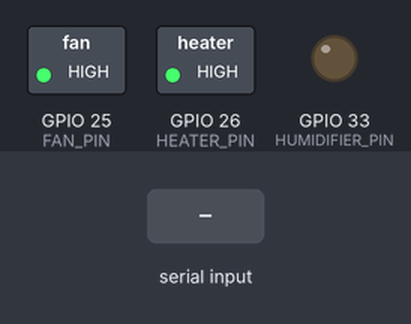
A sketch run on a simulated ESP32. Shown: switched loads named in the sketch (green lamp = pin HIGH), output pins drawn as LEDs (lit = HIGH). The inputs (shaded band) are chosen by the test bench. What the sketch prints to the serial monitor is not drawn.

Above: at 1.2 s.
1.3 s: "start\n" received over Serial
At 37.0 s:
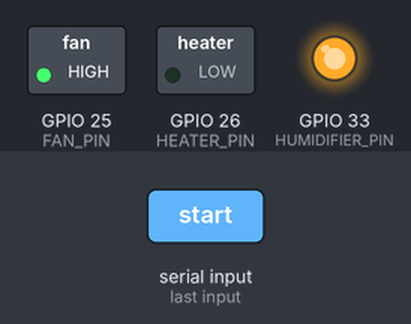
At 42.1 s:
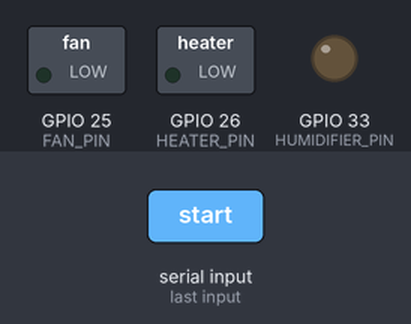
Timing chart, 0 to 42.8 s (numbered marks = the images above; inputs shaded):
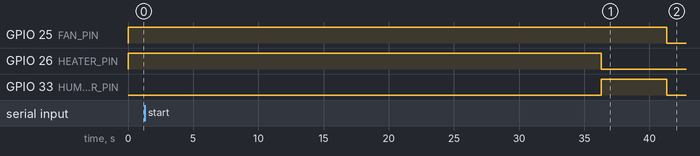

The sketch:

simulation_main.ino
```cpp
#include <math.h>

/* ================= SIMULATION SETTINGS ================= */
// Set to TRUE to test logic without hardware.
bool SIMULATION_MODE = true;

/* ================= Configuration & Pins ================= */
// (These pins are ignored in Simulation Mode)
#define TEMP_PIN 15
#define MQ135_PIN 34
#define REED_PIN 27
#define WATER_LEVEL_PIN 14

// Sensor Thresholds
#define WATER_THRESHOLD 400
#define SERIESRESISTOR 10000
#define NOMINAL_RESISTANCE 10000
#define NOMINAL_TEMP 25
#define BCOEFFICIENT 3950

// Actuators
#define FAN_PIN 25
#define HEATER_PIN 26
#define HUMIDIFIER_PIN 33

// Serial to Camera
#define CAM_TX 17
#define CAM_RX 16
HardwareSerial CAMSerial(2);

/* ================= Global Variables ================= */
int g_stage = 0;
int g_percent = 0;
bool g_done = false;
bool g_tank_empty = false;

// Current Sensor Readings
float currentTemp = 0.0;
float currentHum = 0.0; // <--- ADDED HUMIDITY VARIABLE
int currentGas = 0;
bool currentWaterLow = false;

// Timers
unsigned long stageTimer = 0;
unsigned long lastCamUpdate = 0;
unsigned long lastSensorRead = 0;

/* ================= Setup ================= */
void setup() {
  Serial.begin(115200);
  CAMSerial.begin(115200, SERIAL_8N1, CAM_RX, CAM_TX);

  pinMode(REED_PIN, INPUT_PULLUP);
  pinMode(WATER_LEVEL_PIN, INPUT);
  pinMode(TEMP_PIN, INPUT);

  pinMode(FAN_PIN, OUTPUT);
  pinMode(HEATER_PIN, OUTPUT);
  pinMode(HUMIDIFIER_PIN, OUTPUT);

  stopAllActuators();

  if (SIMULATION_MODE) {
    Serial.println("!!! RUNNING IN SIMULATION MODE WITH HUMIDITY !!!");

    // Initialize fake values
    currentGas = 2000;    // Start Dirty
    currentTemp = 25.0;   // Room Temp
    currentHum = 80.0;    // Start Wet (Wet clothes)
    currentWaterLow = false;
  }

  readSensors();
  resetMachine();
}

/* ================= Helper Functions ================= */
void stopAllActuators() {
  digitalWrite(FAN_PIN, LOW);
  digitalWrite(HEATER_PIN, LOW);
  digitalWrite(HUMIDIFIER_PIN, LOW);
  if(SIMULATION_MODE) Serial.println("[ACTUATOR] ALL STOPPED");
}

void resetMachine() {
  g_stage = 0;
  g_percent = 0;
  g_done = false;
  g_tank_empty = false;

  // Reset Simulation Data
  if(SIMULATION_MODE) {
    currentGas = 2000;
    currentHum = 80.0; // Reset to wet state on restart
  }

  stopAllActuators();
  sendState();
  Serial.println("State Reset - Waiting for 'start' command...");
}

bool isDoorClosed() {
  if (SIMULATION_MODE) return true;
  return digitalRead(REED_PIN) == LOW;
}

/* ================= Sensor Logic ================= */
void readSensors() {
  if (SIMULATION_MODE) {
    simulateSensors();
  } else {
    readRealSensors();
  }

  // Debug Print
  Serial.print(" [SENSORS] Temp:"); Serial.print(currentTemp);
  Serial.print("C | Hum:"); Serial.print(currentHum); // <--- PRINT HUMIDITY
  Serial.print("% | Gas:"); Serial.print(currentGas);
  Serial.print(" | WaterLow:"); Serial.println(currentWaterLow ? "YES" : "NO");
}

// --- FAKE DATA GENERATOR ---
void simulateSensors() {
  // 1. Simulate Temp & Humidity based on Heater
  if (digitalRead(HEATER_PIN) == HIGH) {
    currentTemp += 0.5;   // Heat up
    if(currentHum > 10.0) currentHum -= 2.0; // Dry out fast
  } else {
    currentTemp -= 0.1;   // Cool down
    // Humidity stays stable or rises slowly if just sitting
  }

  // 2. Simulate Mist effect (Perfume Stage)
  if (digitalRead(HUMIDIFIER_PIN) == HIGH) {
    currentHum += 5.0; // Humidity spikes when spraying mist
  }

  // 3. Simulate Gas cleaning up
  if (g_stage == 1 && currentGas > 500) {
    currentGas -= 100;
  }

  currentWaterLow = false;
}

// --- REAL HARDWARE READER (No DHT here) ---
void readRealSensors() {
  // Temp
  int rawTemp = analogRead(TEMP_PIN);
  if (rawTemp > 0 && rawTemp < 4095) {
      float resistance = 4095.0 / (float)rawTemp - 1.0;
      resistance = SERIESRESISTOR / resistance;
      float steinhart = resistance / NOMINAL_RESISTANCE;
      steinhart = log(steinhart);
      steinhart /= BCOEFFICIENT;
      steinhart += 1.0 / (NOMINAL_TEMP + 273.15);
      steinhart = 1.0 / steinhart;
      currentTemp = steinhart - 273.15;
  }
  // Gas & Water
  currentGas = analogRead(MQ135_PIN);
  int waterRaw = analogRead(WATER_LEVEL_PIN);
  currentWaterLow = (waterRaw < WATER_THRESHOLD);

  // Real sensor missing, set to 0 to avoid bugs
  currentHum = 0.0;
}

/* ================= Main Logic ================= */
void processController() {

  if (!isDoorClosed()) {
    stopAllActuators();
    Serial.println("Door Open");
    return;
  }

  unsigned long elapsed = millis() - stageTimer;

  // Stage 0: Drying
  if (g_stage == 0) {
    if (elapsed < 500) {
        digitalWrite(FAN_PIN, HIGH);
        digitalWrite(HEATER_PIN, HIGH);
        digitalWrite(HUMIDIFIER_PIN, LOW);
        Serial.println(">>> STAGE 0: DRYING (Fan ON, Heater ON)");
    }

    g_percent = map(elapsed, 0, 20000, 0, 25);
    if (elapsed > 20000) nextStage(1);
  }

  // Stage 1: Deodorizing
  else if (g_stage == 1) {
    if (elapsed < 500) {
        digitalWrite(FAN_PIN, HIGH);
        digitalWrite(HEATER_PIN, HIGH);
        Serial.println(">>> STAGE 1: DEODORIZING (Checking Gas...)");
    }

    g_percent = map(elapsed, 0, 15000, 25, 50);
    if (currentGas < 1200 || elapsed > 15000) nextStage(2);
  }

  // Stage 2: Perfuming
  else if (g_stage == 2) {
    if (currentWaterLow) {
      g_tank_empty = true;
      Serial.println("ERR: Tank Empty!");
      nextStage(3);
      return;
    }

    if (elapsed < 500) {
        digitalWrite(HEATER_PIN, LOW);
        digitalWrite(FAN_PIN, HIGH);
        digitalWrite(HUMIDIFIER_PIN, HIGH);
        Serial.println(">>> STAGE 2: PERFUMING (Mist ON, Humidity Rising)");
    }

    g_percent = map(elapsed, 0, 5000, 50, 75);
    if (elapsed > 5000) {
      digitalWrite(HUMIDIFIER_PIN, LOW);
      nextStage(3);
    }
  }

  // Stage 3: Final Dry (With Logic Restored)
  else if (g_stage == 3) {
    if (elapsed < 500) {
        digitalWrite(HEATER_PIN, HIGH);
        digitalWrite(FAN_PIN, HIGH);
        Serial.println(">>> STAGE 3: FINAL DRY (Waiting for Hum < 60%)");
    }

    g_percent = map(elapsed, 0, 10000, 75, 99);

    // RESTORED LOGIC: Wait for Humidity to drop OR timer
    if (currentHum < 60.0 || elapsed > 15000) {
        finishProcess();
    }
  }
}

void nextStage(int next) {
  g_stage = next;
  stageTimer = millis();
  Serial.print("--- SWITCHING TO STAGE "); Serial.print(next); Serial.println(" ---");
}

void finishProcess() {
  stopAllActuators();
  g_percent = 100;
  g_done = true;
  g_stage = 4;
  sendState();
  Serial.println("✅ CLEANING CYCLE COMPLETE");
}

void sendState() {
  CAMSerial.println(String("stage ") + g_stage);
  CAMSerial.println(String("percent ") + g_percent);
  CAMSerial.println(String("done ") + g_done);
  if(g_tank_empty) CAMSerial.println("err_water 1");
}

void listenSerialCommands() {
  if (Serial.available()) {
    String cmd = Serial.readStringUntil('\n');
    cmd.trim();
    if (cmd == "start") {
      resetMachine();
      stageTimer = millis();
      Serial.println("COMMAND RECEIVED: START");
    }
  }
}

void loop() {
  listenSerialCommands();

  // Update Sensors every 2 seconds
  if (millis() - lastSensorRead > 2000) {
    readSensors();
    lastSensorRead = millis();
  }

  if (!g_done) processController();

  if (millis() - lastCamUpdate > 500) {
    sendState();
    lastCamUpdate = millis();
  }
}
```

Measured:
- after the input at 1.3 s, GPIO 25 (FAN_PIN): HIGH → LOW after 40.0 s instead of 38.7 s; GPIO 26 (HEATER_PIN): HIGH → LOW after 35.0 s instead of 33.7 s
